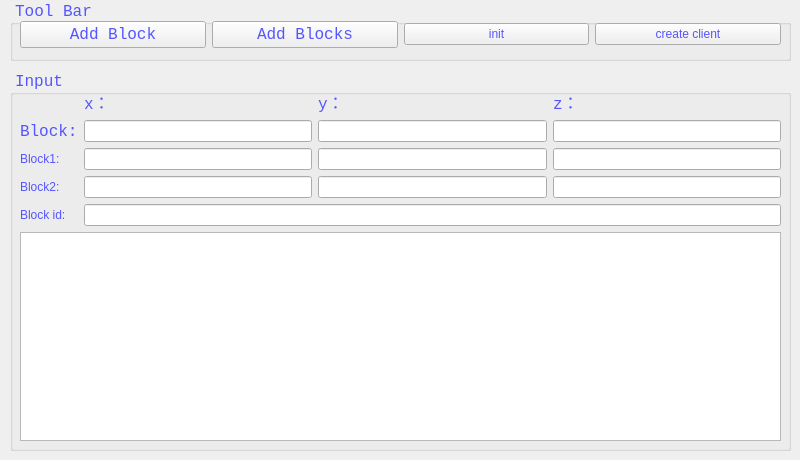
    <widget class="QWidget" name="tab_5">
     <attribute name="title">
      <string>mcpi coder</string>
     </attribute>
     <widget class="QGroupBox" name="groupBox_7">
      <property name="geometry">
       <rect>
        <x>10</x>
        <y>0</y>
        <width>781</width>
        <height>61</height>
       </rect>
      </property>
      <property name="font">
       <font>
        <family>Consolas</family>
        <pointsize>12</pointsize>
        <weight>50</weight>
        <italic>false</italic>
        <bold>false</bold>
       </font>
      </property>
      <property name="styleSheet">
       <string notr="true">color:rgb(85,85,255);
font: 12pt &quot;Consolas&quot;;</string>
      </property>
      <property name="title">
       <string>Tool Bar</string>
      </property>
      <widget class="QWidget" name="horizontalLayoutWidget">
       <property name="geometry">
        <rect>
         <x>10</x>
         <y>20</y>
         <width>761</width>
         <height>29</height>
        </rect>
       </property>
       <layout class="QHBoxLayout" name="horizontalLayout_2">
        <item>
         <widget class="QPushButton" name="pushButton_5">
          <property name="font">
           <font>
            <family>Consolas</family>
            <pointsize>12</pointsize>
            <weight>50</weight>
            <italic>false</italic>
            <bold>false</bold>
           </font>
          </property>
          <property name="text">
           <string>Add Block</string>
          </property>
         </widget>
        </item>
        <item>
         <widget class="QPushButton" name="pushButton_4">
          <property name="font">
           <font>
            <family>Consolas</family>
            <pointsize>12</pointsize>
            <weight>50</weight>
            <italic>false</italic>
            <bold>false</bold>
           </font>
          </property>
          <property name="styleSheet">
           <string notr="true">color:rgb(85,85,255)</string>
          </property>
          <property name="text">
           <string>Add Blocks</string>
          </property>
         </widget>
        </item>
        <item>
         <widget class="QPushButton" name="pushButton_6">
          <property name="text">
           <string>init</string>
          </property>
         </widget>
        </item>
        <item>
         <widget class="QPushButton" name="pushButton_7">
          <property name="text">
           <string>create client</string>
          </property>
         </widget>
        </item>
       </layout>
      </widget>
     </widget>
     <widget class="QGroupBox" name="groupBox_8">
      <property name="geometry">
       <rect>
        <x>10</x>
        <y>70</y>
        <width>781</width>
        <height>381</height>
       </rect>
      </property>
      <property name="font">
       <font>
        <family>Consolas</family>
        <pointsize>12</pointsize>
        <weight>50</weight>
        <italic>false</italic>
        <bold>false</bold>
       </font>
      </property>
      <property name="styleSheet">
       <string notr="true">color:rgb(85,85,255);
font: 12pt &quot;Consolas&quot;;</string>
      </property>
      <property name="title">
       <string>Input</string>
      </property>
      <widget class="QWidget" name="gridLayoutWidget_2">
       <property name="geometry">
        <rect>
         <x>10</x>
         <y>20</y>
         <width>761</width>
         <height>351</height>
        </rect>
       </property>
       <layout class="QGridLayout" name="gridLayout_2">
        <item row="2" column="0">
         <widget class="QLabel" name="label_8">
          <property name="font">
           <font>
            <family>Consolas</family>
            <pointsize>12</pointsize>
            <weight>50</weight>
            <italic>false</italic>
            <bold>false</bold>
           </font>
          </property>
          <property name="text">
           <string>Block:</string>
          </property>
         </widget>
        </item>
        <item row="1" column="3">
         <widget class="QLabel" name="label_14">
          <property name="font">
           <font>
            <family>Consolas</family>
            <pointsize>12</pointsize>
            <weight>50</weight>
            <italic>false</italic>
            <bold>false</bold>
           </font>
          </property>
          <property name="text">
           <string>z：</string>
          </property>
         </widget>
        </item>
        <item row="2" column="1">
         <widget class="QLineEdit" name="lineEdit_4"/>
        </item>
        <item row="5" column="2">
         <widget class="QLineEdit" name="lineEdit_10"/>
        </item>
        <item row="5" column="0">
         <widget class="QLabel" name="label_10">
          <property name="text">
           <string>Block2:</string>
          </property>
         </widget>
        </item>
        <item row="1" column="2">
         <widget class="QLabel" name="label_13">
          <property name="font">
           <font>
            <family>Consolas</family>
            <pointsize>12</pointsize>
            <weight>50</weight>
            <italic>false</italic>
            <bold>false</bold>
           </font>
          </property>
          <property name="text">
           <string>y：</string>
          </property>
         </widget>
        </item>
        <item row="7" column="0">
         <widget class="QLabel" name="label_11">
          <property name="text">
           <string>Block id:</string>
          </property>
         </widget>
        </item>
        <item row="1" column="1">
         <widget class="QLabel" name="label_12">
          <property name="font">
           <font>
            <family>Consolas</family>
            <pointsize>12</pointsize>
            <weight>50</weight>
            <italic>false</italic>
            <bold>false</bold>
           </font>
          </property>
          <property name="text">
           <string>x：</string>
          </property>
         </widget>
        </item>
        <item row="2" column="3">
         <widget class="QLineEdit" name="lineEdit_6"/>
        </item>
        <item row="3" column="0">
         <widget class="QLabel" name="label_9">
          <property name="text">
           <string>Block1:</string>
          </property>
         </widget>
        </item>
        <item row="5" column="1">
         <widget class="QLineEdit" name="lineEdit_9"/>
        </item>
        <item row="5" column="3">
         <widget class="QLineEdit" name="lineEdit_12"/>
        </item>
        <item row="3" column="1">
         <widget class="QLineEdit" name="lineEdit_7"/>
        </item>
        <item row="3" column="2">
         <widget class="QLineEdit" name="lineEdit_8"/>
        </item>
        <item row="2" column="2">
         <widget class="QLineEdit" name="lineEdit_5"/>
        </item>
        <item row="3" column="3">
         <widget class="QLineEdit" name="lineEdit_11"/>
        </item>
        <item row="7" column="1" colspan="3">
         <widget class="QLineEdit" name="lineEdit_13"/>
        </item>
        <item row="8" column="0" colspan="4">
         <widget class="QTextEdit" name="textEdit">
          <property name="styleSheet">
           <string notr="true">selection-color: rgb(255, 255,255);
selection-background-color: rgb(0, 0, 0);</string>
          </property>
         </widget>
        </item>
       </layout>
      </widget>
     </widget>
    </widget>
